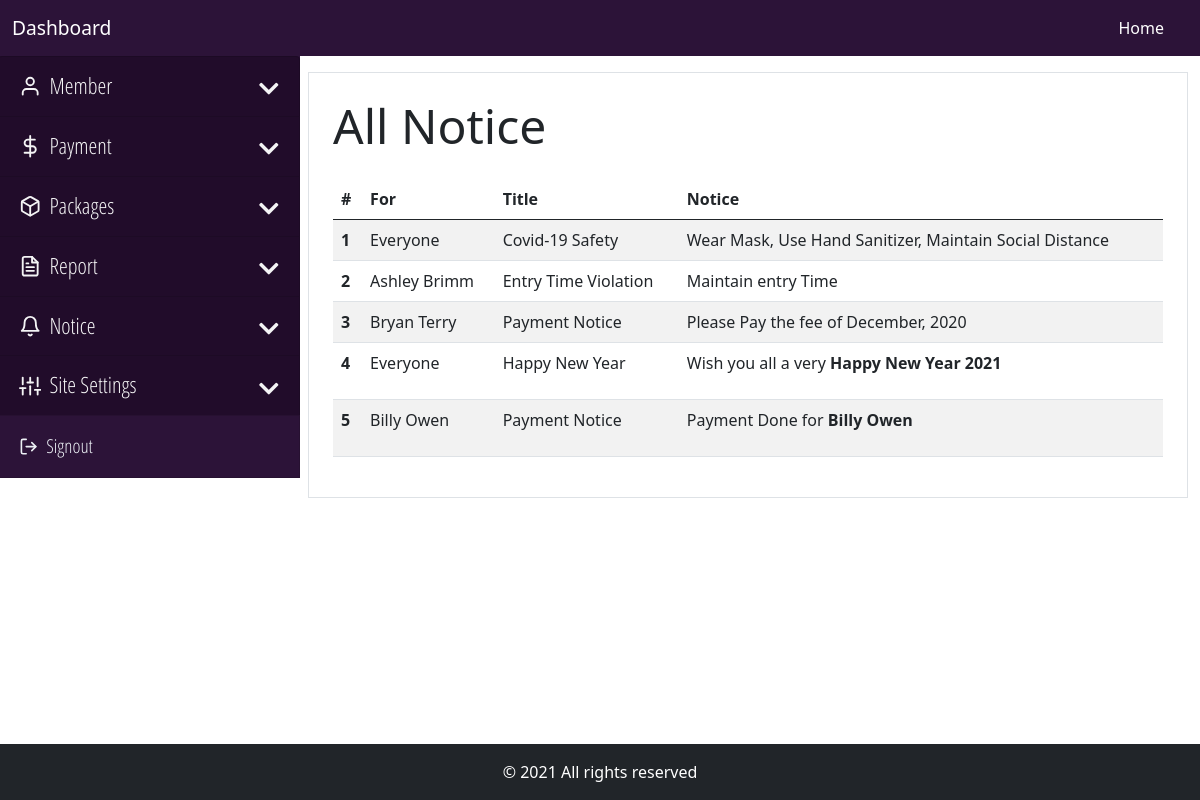
The page /backend/notice/view-notice.php (signed in) on the database as committed earlier.
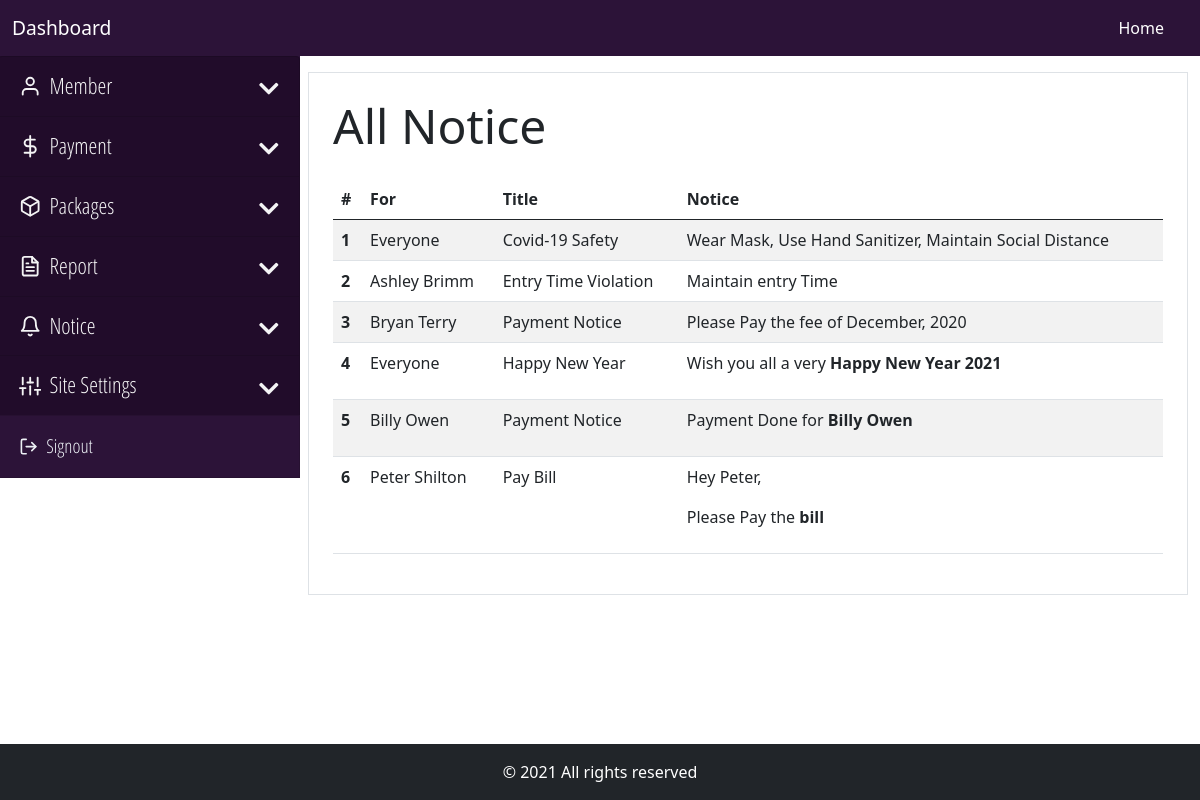
The same page on the database as committed later.
### tables this page shows
CREATE TABLE `notice` (
  `notice_id` int(11) NOT NULL,
  `notice_title` varchar(100) NOT NULL,
  `notice_body` text NOT NULL,
  `notice_for` int(11) NOT NULL DEFAULT 0,
  `notice_isuued_at` timestamp NOT NULL DEFAULT current_timestamp()
);

CREATE TABLE `member` (
  `member_id` int(11) NOT NULL,
  `member_name` varchar(60) NOT NULL,
  `member_gender` enum('male','female','others') DEFAULT NULL,
  `member_dob` varchar(25) DEFAULT NULL,
  `member_address` varchar(255) DEFAULT NULL,
  `member_package` varchar(20) NOT NULL,
  `member_mobile` varchar(11) DEFAULT NULL,
  `member_photo` varchar(255) DEFAULT NULL,
  `member_status` enum('0','1','2') NOT NULL DEFAULT '0' COMMENT '0 = pending, 1 = Active, 2 = banned',
  `member_user_id` int(11) NOT NULL,
  `member_joined_at` timestamp NOT NULL DEFAULT current_timestamp()
);

### core/main.php (called while the page is built, shortened)
<?php
    class Main
    {
        private $host = "localhost";
        private $user = "root";
        private $pass ="";
        private $database = "crm4gym";
        private function dbConnect()
        {
            try
            {
                $this->conn = new PDO('mysql:host='.$this->host.';dbname='.$this->database, $this->user, $this->pass);
            }
            catch(PDOException $Exception)
            {
                $this->errmsg = $Exception->getMessage();
            }
        }
    }
?>

### core/dashboard.php (called while the page is built, shortened)
<?php
    require_once "main.php";
    class Dashboard extends Main
    {
        public function viewNotice()
        {
            $this->sql = $this->conn->prepare("SELECT notice.*, member.member_name FROM notice LEFT JOIN member ON notice.notice_for = member.member_id");
            try
            {
                $this->sql->execute();
                if($this->sql->rowCount() > 0)
                {
                    $data = $this->sql->fetchAll(PDO::FETCH_OBJ);
                    return $data;
                }
                else
                {
                    return false;
                }
            }
            catch(PDOException $Exception)
            {
                $this->errmsg = $Exception->getMessage();
                $_SESSION['error'] = "Unexpected Error Occured. Please try again Later.<br> Error: ".$this->errmsg;
                return false;
            }
        }
    }
?>

### backend/notice/view-notice.php (the view, shortened to what this page needs)
<?php
    require_once "../../core/dashboard.php";
    require_once "../inc/be-header.php";
    if(isset( $_SESSION['role']) &&  $_SESSION['role'] == 'admin' )
    {
      require_once "../inc/be-nav-admin.php";
    }
    else
    {
      require_once "../inc/be-nav-user.php";
    }
?>
<div class="container-fluid overflow-hidden mb-5">
    <div class="row gx-2 mt-3">
    <?php
        if(isset( $_SESSION['role']) &&  $_SESSION['role'] == 'admin' )
        {
          require_once "../inc/be-sidenav-admin.php";
        }
        else
        {
          require_once "../inc/be-sidenav-user.php";
        }
    ?>
        <div class="col-md-9">
            <div class="border p-4">
                <h2 class="display-5 mb-4">All Notice</h2>
                <table class="table table-striped">
                    <thead>
                        <tr>
                            <th scope="col">#</th>
                            <th scope="col">For</th>
                            <th scope="col">Title</th>
                            <th scope="col">Notice</th>
                        </tr>
                    </thead>
                    <tbody>
                        <?php
                            $notice = new Dashboard;
                            $result = $notice->viewNotice();
                            if($result != false)
                            {
                                foreach($result as $data)
                                {
                                    if($data->notice_for == 0)
                                    {
                                        $for = "Everyone";
                                    }
                                    else
                                    {
                                        $for = $data->member_name;
                                    }
                        ?>
                            <tr>
                                <th scope="row"><?=$data->notice_id?></th>
                                <td><?=$for?></td>
                                <td><?=$data->notice_title?></td>
                                <td><?=$data->notice_body?></td>
                            </tr>
                        <?php
                                }
                            }
                            else
                            {
                        ?>
                            <tr>
                                <td colspan="4">No Data Found</td>
                            </tr>
                        <?php
                            }
                        ?>
                    </tbody>
                </table>
            </div>
        </div>
    </div>
</div>
<?php
    require_once "../inc/be-footer.php";
?>

### backend/inc/be-header.php (shortened to what this page needs)
<!DOCTYPE html>
<html lang="en">
    <head>
        <link rel="stylesheet" href="../../_resources/stylesheets/vendors/normalize.css">
        <link rel="stylesheet" href="../../_resources/stylesheets/vendors/bootstrap.min.css">
        <link rel="stylesheet" href="../../_resources/stylesheets/vendors/animate.min.css">
        <link rel="stylesheet" href="../../_resources/stylesheets/vendors/aos.css">
        <link rel="stylesheet" href="../../_resources/stylesheets/vendors/all.css">
        <link rel="stylesheet" type="text/css" href="https://cdn.datatables.net/v/dt/dt-1.10.23/datatables.min.css"/>
        <link rel="stylesheet" href="../../_resources/stylesheets/style.css">
        <link rel="stylesheet" href="../../_resources/stylesheets/responsive.css">
    </head>
    <body>

### backend/inc/be-nav-admin.php (shortened to what this page needs)
<nav class="navbar navbar-expand-lg navbar-dark nav-admin">
    <div class="container-fluid">
        <a class="navbar-brand" href="../main/dashboard.php">Dashboard</a>
        <div class="collapse navbar-collapse" id="topNav">
            <ul class="navbar-nav ms-auto me-3 mb-2 mb-lg-0">
                <li class="nav-item">
                    <a class="nav-link active" aria-current="page" href="../main/dashboard.php">Home</a>
                </li>
            </ul>
        </div>
    </div>
</nav>

### backend/inc/be-sidenav-admin.php (shortened to what this page needs)
<div class="col-3">
            <div class="dashLeftMenu">
                <div class="accordion" id="dashNav">
                    <div class="accordion-item">
                        <h2 class="accordion-header" id="member">
                            <button class="accordion-button collapsed" type="button" data-bs-toggle="collapse" data-bs-target="#collapseMember" aria-expanded="false" aria-controls="collapseMember">
                                <i class="me-2" data-feather="user"></i> Member
                            </button>
                        </h2>
                    </div>
                    <div class="accordion-item">
                        <h2 class="accordion-header" id="payment">
                            <button class="accordion-button collapsed" type="button" data-bs-toggle="collapse" data-bs-target="#collapsePayment" aria-expanded="false" aria-controls="collapsePayment">
                                <i class="me-2" data-feather="dollar-sign"></i> Payment
                            </button>
                        </h2>
                    </div>
                    <div class="accordion-item">
                        <h2 class="accordion-header" id="package">
                            <button class="accordion-button collapsed" type="button" data-bs-toggle="collapse" data-bs-target="#collapsePackage" aria-expanded="false" aria-controls="collapsePackage">
                                <i class="me-2" data-feather="box"></i> Packages
                            </button>
                        </h2>
                    </div>
                    <div class="accordion-item">
                        <h2 class="accordion-header" id="report">
                            <button class="accordion-button collapsed" type="button" data-bs-toggle="collapse" data-bs-target="#collapseReport" aria-expanded="false" aria-controls="collapseReport">
                                <i class="me-2" data-feather="file-text"></i> Report
                            </button>
                        </h2>
                    </div>
                    <div class="accordion-item">
                        <h2 class="accordion-header" id="notice">
                            <button class="accordion-button collapsed" type="button" data-bs-toggle="collapse" data-bs-target="#collapseNotice" aria-expanded="false" aria-controls="collapseNotice">
                                <i class="me-2" data-feather="bell"></i> Notice
                            </button>
                        </h2>
                    </div>
                    <div class="accordion-item">
                        <h2 class="accordion-header" id="site">
                            <button class="accordion-button collapsed" type="button" data-bs-toggle="collapse" data-bs-target="#collapseSite" aria-expanded="false" aria-controls="collapseSite">
                                <i class="me-2" data-feather="sliders"></i> Site Settings
                            </button>
                        </h2>
                    </div>
                    <div class="accordion-item">
                        <a class="dashNavSingle dashNavSignOut" href="../../signout.php?signout=true">
                            <i class="me-2" data-feather="log-out"></i> Signout
                        </a>
                    </div>
                </div>
            </div>
        </div>

### backend/inc/be-footer.php
        <footer class="container-fluid fixed-bottom">
            <div class="row">
                <div class="col-12 bg-dark p-3 text-center text-white">
                    &copy; <?=date('Y');?> All rights reserved
                </div>
            </div>
        </footer>
    </body>
</html>

### _resources/stylesheets/style.css (style rules this page uses)
.nav-admin { background-color: #2c1338 !important; }
.dashLeftMenu { background-color: #2c1338 !important; padding-left: 0 !important; padding-right: 0 !important; margin-left: -14px; margin-top: -16px; }
#dashNav .accordion-button { background-color: #210c2a !important; color: #f4f4f5 !important; font-family: navFont; font-size: 1.4rem; }
#dashNavUser .accordion-button::after, #dashNav .accordion-button::after { background-image: none !important; font-family: "Font Awesome 5 Free"; content: "\f078"; display: inline-block; padding-right: 3px; vertical-align: middle; font-weight: 900; }
.dashNavSingle { position: relative; display: flex; align-items: center; width: 100%; font-family: navFont; color: #e7e7e7; text-decoration: none; background-color: transparent; border: 1px solid rgba(0,0,0,.125); border-radius: 0; overflow-anchor: none; transition: color .15s ease-in-out,background-color .15s ease-in-out,border-color .15s ease-in-out,box-shadow .15s ease-in-out,border-radius .15s ease; }
.dashNavSignOut { font-size: 1.2rem; color: #ecf0f5; padding: 1rem 1.25rem; }
.nav-frontend li a, .navbar-brand { color: #e7e7e7; font-size: 1.2rem; }

Rows that differ between the two databases and show on the page:
added notice: notice_id "6", member.member_name "Peter Shilton", notice_title "Pay Bill", notice_body "Hey Peter, Please Pay the bill"
